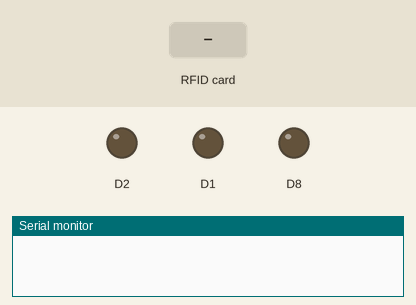
The program below on a simulated ESP8266 (NodeMCU). Parts: output pins drawn as LEDs (lit = HIGH), the last lines printed to the serial monitor. Inputs (shaded band) come from the test bench.

Above: at 1.2 s.
1.3 s: RFID card 5E 7A 19 C4 held to the reader
At 1.9 s:
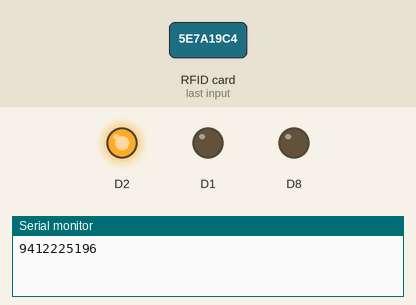
Timing chart, 0 to 4.3 s (numbered marks = the images above; inputs shaded):
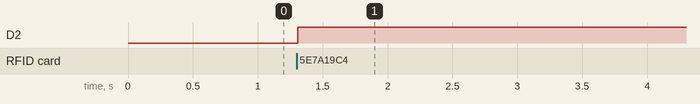

Measured:
- after the input at 1.3 s, D2: LOW → HIGH at once

The program:

main.cpp
```cpp
/*
  RFID
  Author: Seyed Sobhan Hosseini
  Date: Wednesday, August 9, 2023, 7:19:53 PM
*/

#include <SPI.h>
#include <MFRC522.h>

constexpr uint8_t RST_PIN = D3;
constexpr uint8_t SS_PIN = D4;

MFRC522 rfid(SS_PIN, RST_PIN);
MFRC522::MIFARE_Key key;

String tag;

void setup(){
  Serial.begin(115200);
  SPI.begin(); // Init SPI bus
  rfid.PCD_Init(); // Init MFRC522
  pinMode(D8, OUTPUT);
  pinMode(D1, OUTPUT);
  pinMode(D2, OUTPUT);
}

void loop(){
  if( ! rfid.PICC_IsNewCardPresent())
    return;
  if(rfid.PICC_ReadCardSerial()){
    for(byte i = 0; i < 4; i++){
      tag += rfid.uid.uidByte[i];
    }
    Serial.println(tag);
    if(tag == "891211263"){
        digitalWrite(D1, HIGH);
        delay(100);
    }else{
        digitalWrite(D2, HIGH);
        delay(100);
    }
    tag = "";
    rfid.PICC_HaltA();
    rfid.PCD_StopCrypto1();
  }
}
```
